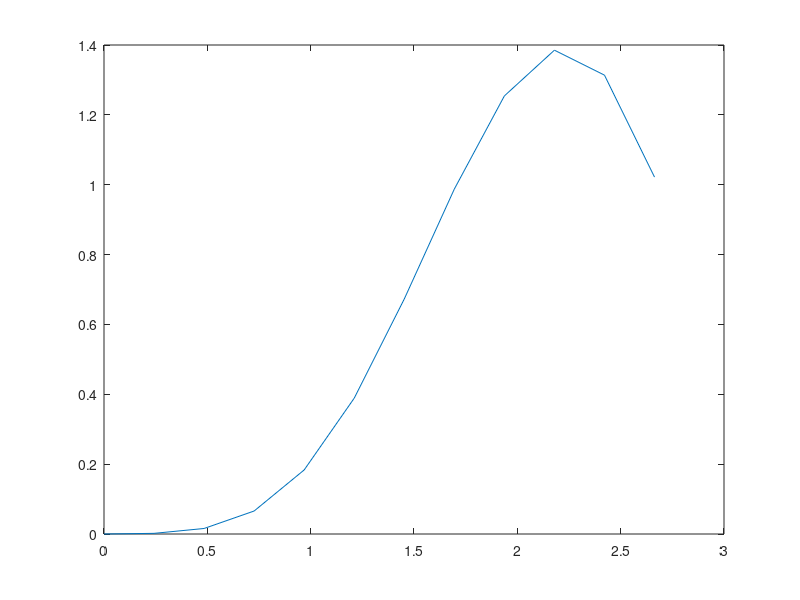
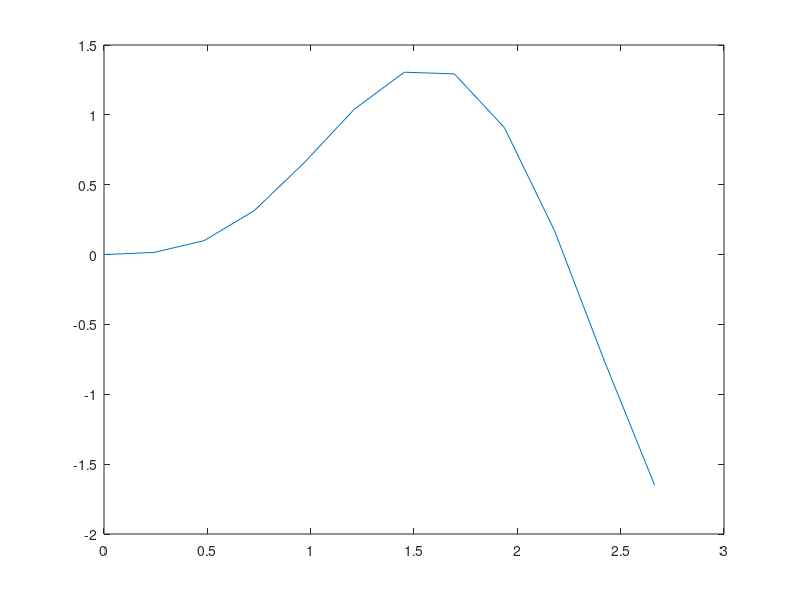
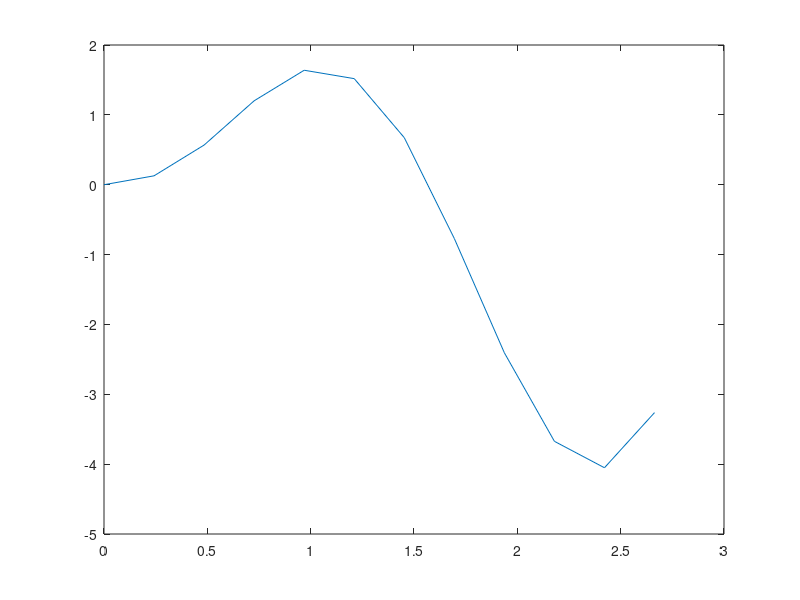

MATLAB code to generate these figures, in order:
%%
% This is the Newmark Method implementation
%

Mred=[1 0; 0 2];
Kred=[6 -2; -2 8];

b=0.25;
y=0.50;
dt = 0.24216;

Dn = zeros(2,1);
dDn = zeros(2,1);
ddDn = zeros(2,1);

Dn_Hist = [];
dDn_Hist = [];
ddDn_Hist = [];

Dn_Hist=[Dn_Hist, Dn];
dDn_Hist=[dDn_Hist, dDn];
ddDn_Hist=[ddDn_Hist, ddDn];

F0 = zeros(2,1);

t=0;
t_arr=[];
t_arr=[t_arr, t];
count=0;
for i=1:11
%while t<20 && isnan(Dn(1,1))~=1
   count = count+1;
   t=t+dt;
   t_arr=[t_arr, t];
   
   %if t<=0.01
       F0(2,1) = 10;
   %else
   %    F0(149,1) = 0;
   %end
   
   Dn1 = ( ( (1/(b*dt^2))*Mred + Kred )\eye(2) )* ...
       (F0 + Mred*( (1/(b*dt^2))*Dn + (1/(b*dt))*dDn + (1/(2*b)-1)*ddDn ));
   
   ddDn1 = (1/(b*dt^2))*( Dn1 - Dn - dt*dDn ) - (1/(2*b) - 1)*ddDn;
   
   dDn1 = (y/(b*dt))*(Dn1 - Dn) - (y/b - 1)*dDn - dt*(y/(2*b) - 1)*ddDn;
   
   Dn_Hist=[Dn_Hist, Dn1];
   dDn_Hist=[dDn_Hist, dDn1];
   ddDn_Hist=[ddDn_Hist, ddDn1];
   
   Dn = Dn1;
   dDn = dDn1;
   ddDn = ddDn1;
   
end

figure
plot(t_arr, Dn_Hist(1,:))
figure
plot(t_arr, dDn_Hist(1,:))
figure
plot(t_arr, ddDn_Hist(1,:))